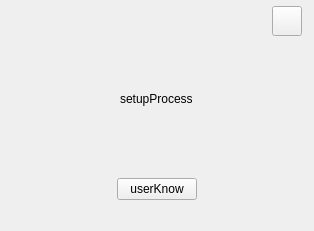
<?xml version="1.0" encoding="UTF-8"?>
<ui version="4.0">
 <class>msgDlg</class>
 <widget class="QWidget" name="msgDlg">
  <property name="geometry">
   <rect>
    <x>0</x>
    <y>0</y>
    <width>314</width>
    <height>231</height>
   </rect>
  </property>
  <property name="windowTitle">
   <string>msgDlg</string>
  </property>
  <layout class="QVBoxLayout" name="verticalLayout">
   <property name="spacing">
    <number>0</number>
   </property>
   <property name="leftMargin">
    <number>6</number>
   </property>
   <property name="topMargin">
    <number>6</number>
   </property>
   <property name="rightMargin">
    <number>6</number>
   </property>
   <property name="bottomMargin">
    <number>6</number>
   </property>
   <item>
    <widget class="QWidget" name="msgDlg_titleBat_widget" native="true">
     <layout class="QHBoxLayout" name="horizontalLayout">
      <property name="spacing">
       <number>0</number>
      </property>
      <property name="leftMargin">
       <number>0</number>
      </property>
      <property name="topMargin">
       <number>0</number>
      </property>
      <property name="rightMargin">
       <number>6</number>
      </property>
      <property name="bottomMargin">
       <number>0</number>
      </property>
      <item>
       <spacer name="horizontalSpacer">
        <property name="orientation">
         <enum>Qt::Horizontal</enum>
        </property>
        <property name="sizeHint" stdset="0">
         <size>
          <width>349</width>
          <height>20</height>
         </size>
        </property>
       </spacer>
      </item>
      <item>
       <widget class="QPushButton" name="close_Btn">
        <property name="minimumSize">
         <size>
          <width>30</width>
          <height>30</height>
         </size>
        </property>
        <property name="maximumSize">
         <size>
          <width>30</width>
          <height>30</height>
         </size>
        </property>
        <property name="text">
         <string/>
        </property>
       </widget>
      </item>
     </layout>
    </widget>
   </item>
   <item>
    <widget class="QWidget" name="below_widget" native="true">
     <layout class="QVBoxLayout" name="verticalLayout_2">
      <property name="spacing">
       <number>0</number>
      </property>
      <property name="leftMargin">
       <number>0</number>
      </property>
      <property name="topMargin">
       <number>44</number>
      </property>
      <property name="rightMargin">
       <number>0</number>
      </property>
      <property name="bottomMargin">
       <number>0</number>
      </property>
      <item>
       <layout class="QHBoxLayout" name="horizontalLayout_2">
        <item>
         <spacer name="horizontalSpacer_5">
          <property name="orientation">
           <enum>Qt::Horizontal</enum>
          </property>
          <property name="sizeType">
           <enum>QSizePolicy::Fixed</enum>
          </property>
          <property name="sizeHint" stdset="0">
           <size>
            <width>49</width>
            <height>20</height>
           </size>
          </property>
         </spacer>
        </item>
        <item>
         <widget class="QLabel" name="msg_Pic_label">
          <property name="minimumSize">
           <size>
            <width>37</width>
            <height>37</height>
           </size>
          </property>
          <property name="maximumSize">
           <size>
            <width>37</width>
            <height>37</height>
           </size>
          </property>
          <property name="text">
           <string/>
          </property>
         </widget>
        </item>
        <item>
         <spacer name="horizontalSpacer_4">
          <property name="orientation">
           <enum>Qt::Horizontal</enum>
          </property>
          <property name="sizeType">
           <enum>QSizePolicy::Fixed</enum>
          </property>
          <property name="sizeHint" stdset="0">
           <size>
            <width>22</width>
            <height>20</height>
           </size>
          </property>
         </spacer>
        </item>
        <item>
         <widget class="QLabel" name="msg_text_label">
          <property name="text">
           <string>setupProcess</string>
          </property>
         </widget>
        </item>
        <item>
         <spacer name="horizontalSpacer_6">
          <property name="orientation">
           <enum>Qt::Horizontal</enum>
          </property>
          <property name="sizeType">
           <enum>QSizePolicy::Fixed</enum>
          </property>
          <property name="sizeHint" stdset="0">
           <size>
            <width>49</width>
            <height>20</height>
           </size>
          </property>
         </spacer>
        </item>
       </layout>
      </item>
      <item>
       <spacer name="verticalSpacer">
        <property name="orientation">
         <enum>Qt::Vertical</enum>
        </property>
        <property name="sizeHint" stdset="0">
         <size>
          <width>20</width>
          <height>40</height>
         </size>
        </property>
       </spacer>
      </item>
      <item>
       <layout class="QHBoxLayout" name="horizontalLayout_3">
        <property name="spacing">
         <number>0</number>
        </property>
        <property name="leftMargin">
         <number>0</number>
        </property>
        <property name="topMargin">
         <number>0</number>
        </property>
        <property name="rightMargin">
         <number>0</number>
        </property>
        <property name="bottomMargin">
         <number>0</number>
        </property>
        <item>
         <spacer name="horizontalSpacer_2">
          <property name="orientation">
           <enum>Qt::Horizontal</enum>
          </property>
          <property name="sizeHint" stdset="0">
           <size>
            <width>40</width>
            <height>20</height>
           </size>
          </property>
         </spacer>
        </item>
        <item>
         <widget class="QPushButton" name="msg_know_Btn">
          <property name="text">
           <string>userKnow</string>
          </property>
         </widget>
        </item>
        <item>
         <spacer name="horizontalSpacer_3">
          <property name="orientation">
           <enum>Qt::Horizontal</enum>
          </property>
          <property name="sizeHint" stdset="0">
           <size>
            <width>40</width>
            <height>20</height>
           </size>
          </property>
         </spacer>
        </item>
       </layout>
      </item>
      <item>
       <spacer name="verticalSpacer_2">
        <property name="orientation">
         <enum>Qt::Vertical</enum>
        </property>
        <property name="sizeType">
         <enum>QSizePolicy::Fixed</enum>
        </property>
        <property name="sizeHint" stdset="0">
         <size>
          <width>20</width>
          <height>25</height>
         </size>
        </property>
       </spacer>
      </item>
     </layout>
    </widget>
   </item>
  </layout>
 </widget>
 <layoutdefault spacing="6" margin="11"/>
 <resources/>
 <connections/>
</ui>
